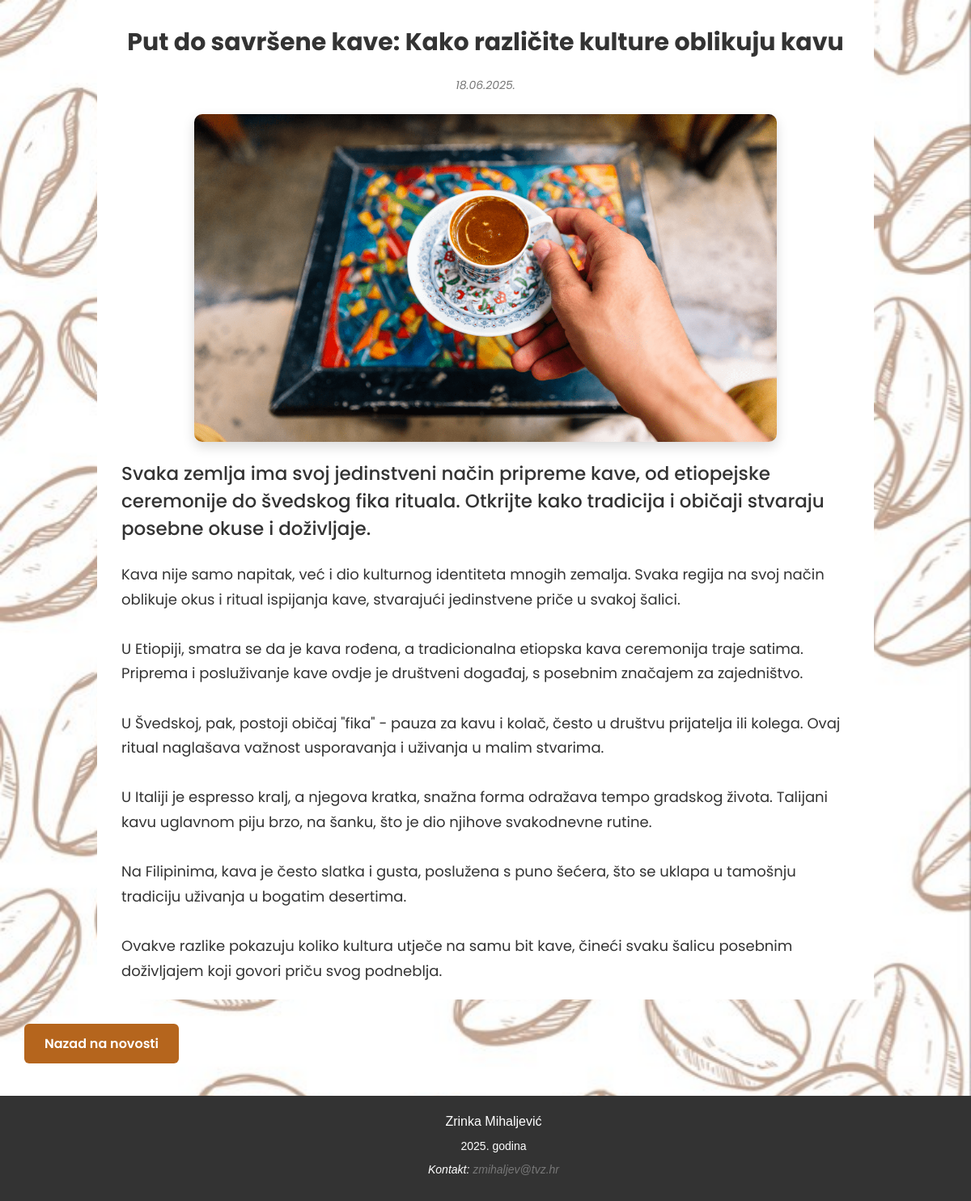
/clanak.php?id=7, run on the app's committed database.
### tables this page shows
CREATE TABLE `clanak` (
  `id` int(11) NOT NULL,
  `naslov` varchar(255) NOT NULL,
  `opis` text NOT NULL,
  `sadrzaj` text NOT NULL,
  `slika` varchar(100) NOT NULL,
  `kategorija` varchar(50) NOT NULL,
  `prikaz` tinyint(1) NOT NULL DEFAULT 0,
  `datum_unosa` timestamp NOT NULL DEFAULT current_timestamp()
);

### clanak.php (the view, shortened to what this page needs)
<?php
include "connect.php";
$id = intval($_GET['id']);
$sql = "SELECT * FROM clanak WHERE id = ?";
$stmt = mysqli_prepare($conn, $sql);
mysqli_stmt_bind_param($stmt, "i", $id);
mysqli_stmt_execute($stmt);
$result = mysqli_stmt_get_result($stmt);
$clanak = mysqli_fetch_assoc($result);
?>
<!DOCTYPE html>
<html lang="hr">
<head>
    <link rel="stylesheet" href="https://cdnjs.cloudflare.com/ajax/libs/font-awesome/6.4.0/css/all.min.css" />
    <link rel="stylesheet" href="style.css">
</head>
<body class="clanak-body">
    <div class="clanak-container">
        <h1><?= htmlspecialchars($clanak['naslov']) ?></h1>
        <p class="datum"><?= date("d.m.Y.", strtotime($clanak['datum_unosa'])) ?></p>
        <?php if (!empty($clanak['slika'])): ?>
            <figure>
                <img src="slike/<?= htmlspecialchars($clanak['slika']) ?>" alt="<?= htmlspecialchars($clanak['naslov']) ?>">
                <?php if (!empty($clanak['opis'])): ?>
                    <figcaption><?= htmlspecialchars($clanak['opis']) ?></figcaption>
                <?php endif; ?>
            </figure>
        <?php endif; ?>
        <div class="sadrzaj"><?= nl2br(htmlspecialchars($clanak['sadrzaj'])) ?></div>
    </div>
    <div class="nazad-wrapper">
        <a href="kategorija.php?id=<?= urlencode($clanak['kategorija']) ?>" class="nazad-link">Nazad na novosti</a>
    </div>
    <footer>
        <p class="footer-name">Zrinka Mihaljević</p>
        <p class="footer-year"><?php echo date("Y"); ?>. godina</p>
        <p>Kontakt: <a href="mailto:zmihaljev@tvz.hr">zmihaljev@tvz.hr</a></p>
    </footer>
</body>
</html>

### style.css (style rules this page uses)
body { margin: 0; padding: 0; font-family: 'Poppins'; }
footer { width: 100%; background-color: #333; color: white; text-align: left; padding: 20px 0; position: relative; bottom: 0; margin-top: 40px; line-height: 1.5; font-style: italic; }
footer p { margin: 0 0 8px 20px; font-size: 14px; font-family: sans-serif; text-align: center; }
footer a { color: #777; text-decoration: none; text-align: center; }
.footer-name { font-size: 16px; font-style: normal; color: white; text-align: center; }
.footer-year { font-style: normal; color: white; text-align: center; }
.clanak-body { position: relative; min-height: 100vh; font-family: 'Poppins', sans-serif; }
.clanak-body::before { content: ""; position: fixed; top: 0; left: 0; width: 100%; height: 100%; background-image: url('slike/pozadinska-slika.jpg'); background-size: cover; background-repeat: no-repeat; background-position: center center; opacity: 0.5; z-index: -1; }
.clanak-container { padding: 10px 30px 20px 30px; background: white; max-width: 900px; margin: auto; font-family: 'Poppins', sans-serif; color: #333; position: relative; z-index: 1; }
.clanak-container h1 { font-size: 30px; margin-bottom: 20px; margin-top: 20px; text-align: center; }
.clanak-container .datum { font-style: italic; font-size: 14px; color: #777; text-align: center; margin-bottom: 25px; }
.clanak-container figure { margin: 0 auto 25px auto; text-align: center; }
.clanak-container figure img { width: 80%; max-width: 100%; height: auto; border-radius: 10px; box-shadow: 0 6px 15px rgba(0, 0, 0, 0.15); }
.clanak-container figure figcaption { font-size: 23px; color: #333; margin-top: 15px; font-weight: 500; text-align: left; }
.clanak-container .sadrzaj { font-size: 18px; line-height: 1.7; white-space: pre-line; }
.nazad-wrapper { text-align: left; margin: 30px auto; }
.nazad-link { display: inline-block; margin-left: 30px; color: white; background-color: #b5651d; padding: 12px 25px; border-radius: 6px; text-decoration: none; font-weight: 600; transition: background-color 0.3s ease, transform 0.2s ease; text-align: center; }

### data on the page
clanak: naslov "Put do savršene kave: Kako različite kulture oblikuju kavu", datum_unosa "18.06.2025.", slika (picture), opis "Svaka zemlja ima svoj jedinstveni način pripreme kave, od etiopejske ceremonije do švedskog fika rituala. Otkrijte kako tradicija i običaji stvaraju posebne okuse i doživljaje.", sadrzaj "Kava nije samo napitak, već i dio kulturnog identiteta mnogih zemalja. Svaka regija na svoj način oblikuje okus i ritual ispijanja kave, stvarajući jedinstvene priče u svakoj šalici. U Etiopiji, smatra se da je kava rođena, a tradicionalna etiopska kava ceremonija traje satima. Priprema i posluživanje kave ovdje je društveni događaj, s posebnim značajem za zajedništvo. U Švedskoj, pak, postoji običaj \"fika\" - pauza za kavu i kolač, često u društvu prijatelja ili kolega. Ovaj ritual naglašava važnost usporavanja i uživanja u malim stvarima. U Italiji je espresso kralj, a njegova kratka, snažna forma odražava tempo gradskog života. Talijani kavu uglavnom piju brzo, na šanku, što je dio…"
